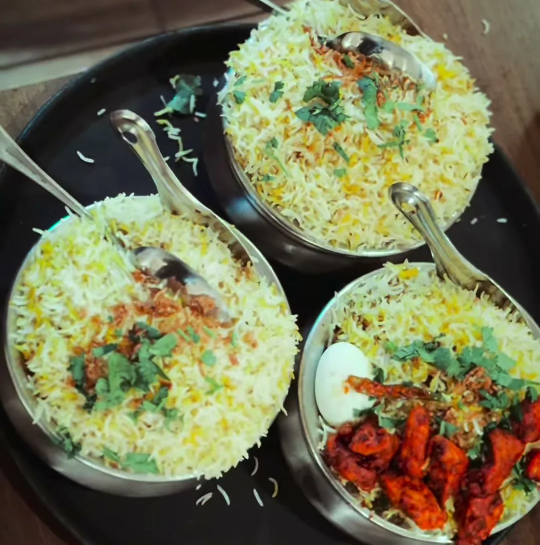
#> input picture websites/TruongSon-demos/scrollcraft/builds/cardamom/assets/f-bowls.webp, 1080 x 1090 px, given in place of bowls.jpg, which was not available (shown at 1/2 size)
$ python thumbs.py
#> lines starting #> are read from the running program, lines starting #| are printed output that depends on the picture
"""One round thumbnail per menu row, cropped from the same photos the frame shows. Run from the build folder."""
from PIL import Image, ImageDraw
SRC = "assets/source/frames/"
# name: (source, centre x, centre y, side) in source pixels
T = {
    "goat-biryani": (SRC + "bowls.jpg", 705, 590, 500),
    "c65-biryani": (SRC + "bowls.jpg", 830, 1120, 470),
    "chicken-65": (SRC + "apps.jpg", 175, 960, 430),
    "majestic": (SRC + "apps.jpg", 870, 900, 450),
    "goat-kadai": (SRC + "curries.jpg", 505, 755, 340),
    "butter-chicken": (SRC + "curries.jpg", 215, 965, 370),
    "meetha": (SRC + "meetha.jpg", 450, 940, 680),
    "chai": ("assets/night-on.webp", 605, 560, 180),
}
S = 128
sheet = Image.new("RGB", (S * (len(T) + 1), S), (20, 20, 20))
#> sheet: PIL image 1152x128 RGB; every value is 20
for i, (k, (f, cx, cy, side)) in enumerate(T.items()):
    im = Image.open(f).convert("RGB").crop((cx - side // 2, cy - side // 2, cx + side // 2, cy + side // 2)).resize((S, S), Image.LANCZOS)
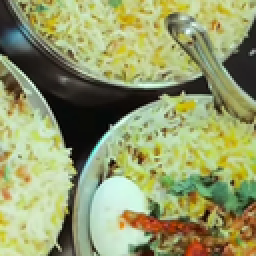
#> im: PIL image 128x128 RGB (shown 2 times larger); mean R, G, B 148, 155.8, 106.9
    im.save(f"assets/t-{k}.webp", "WEBP", quality=82); sheet.paste(im, (i * S, 0))
#> after `sheet.paste(im, (i * S, 0))`:
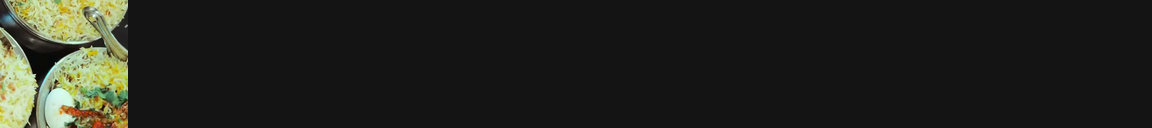
#> sheet: PIL image 1152x128 RGB; mean R, G, B 34.2, 35.1, 29.7
#> pass 3 of the loop `for i, (k, (f, cx, cy, side)) in enumerate(T.items()):`:
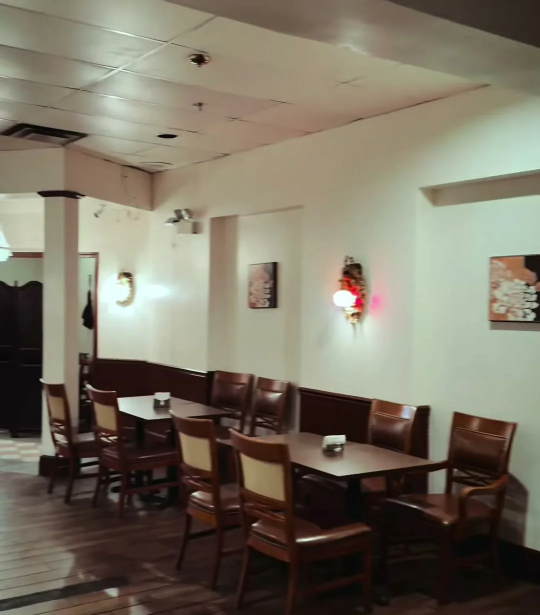
#> input picture websites/TruongSon-demos/scrollcraft/builds/cardamom/assets/f-room.webp, 1080 x 1230 px, given in place of apps.jpg, which was not available (shown at 1/2 size)
#> `im = Image.open(f).convert("RGB").crop((cx - side // 2, cy - side // 2..`:
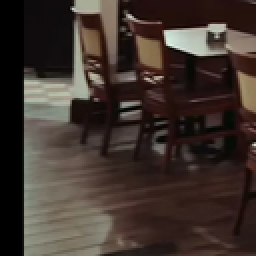
#> im: PIL image 128x128 RGB (shown 2 times larger); mean R, G, B 63.7, 52.1, 46.1
#> `sheet.paste(im, (i * S, 0))`:
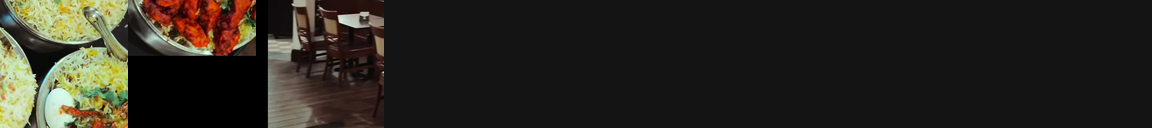
#> sheet: PIL image 1152x128 RGB; mean R, G, B 42.4, 39.5, 32.3
#> (the run stopped early here; a loop or call above may not have finished)
